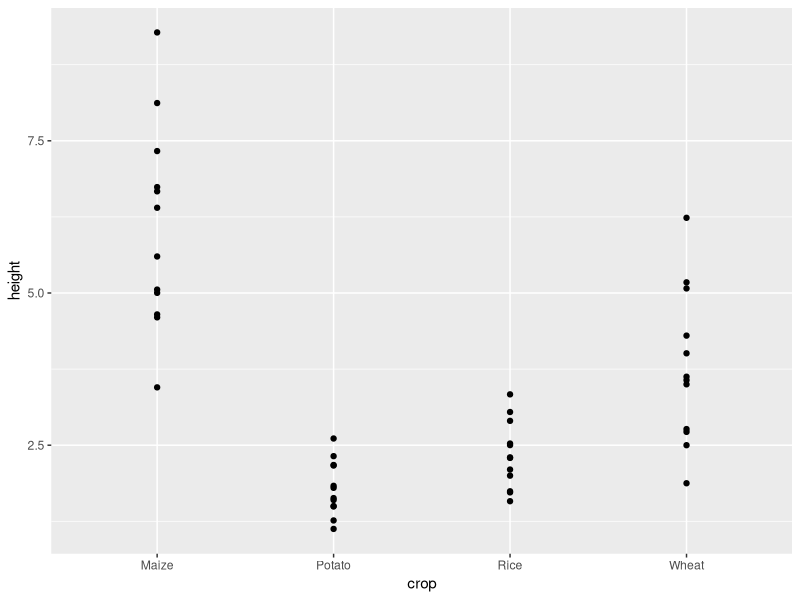
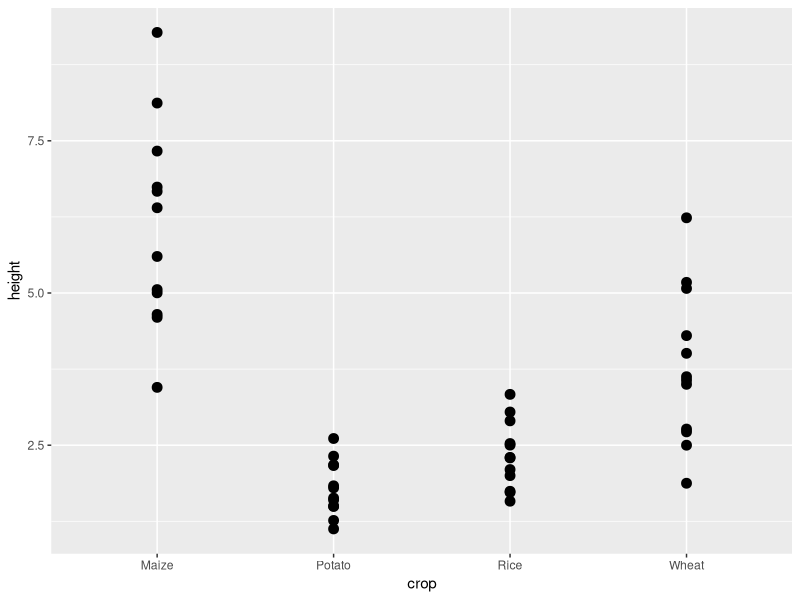
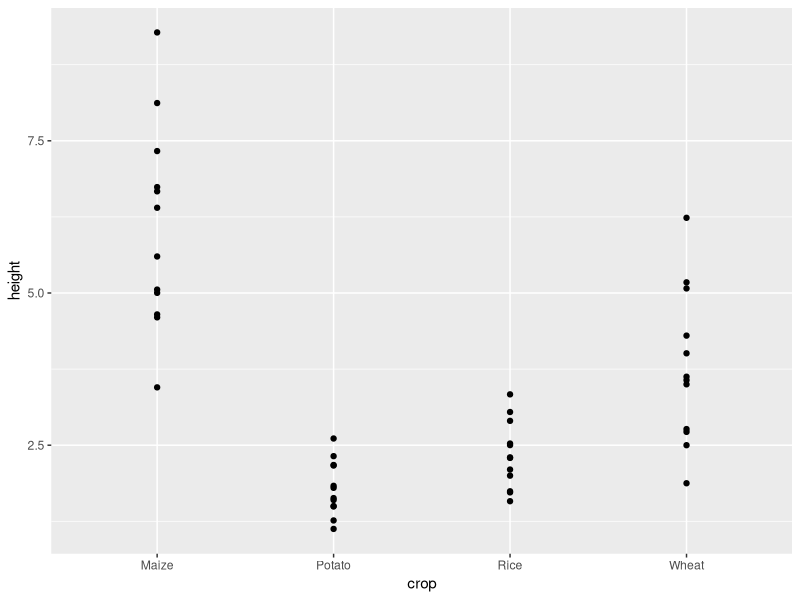
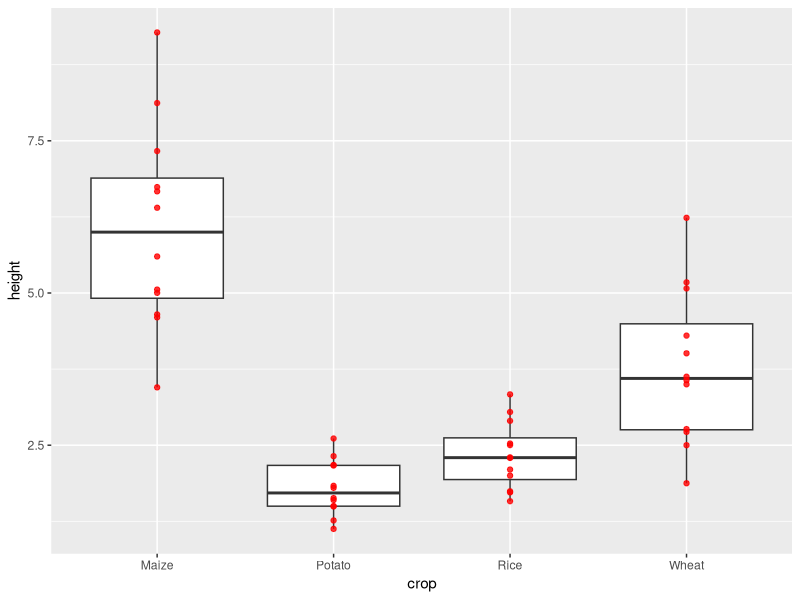
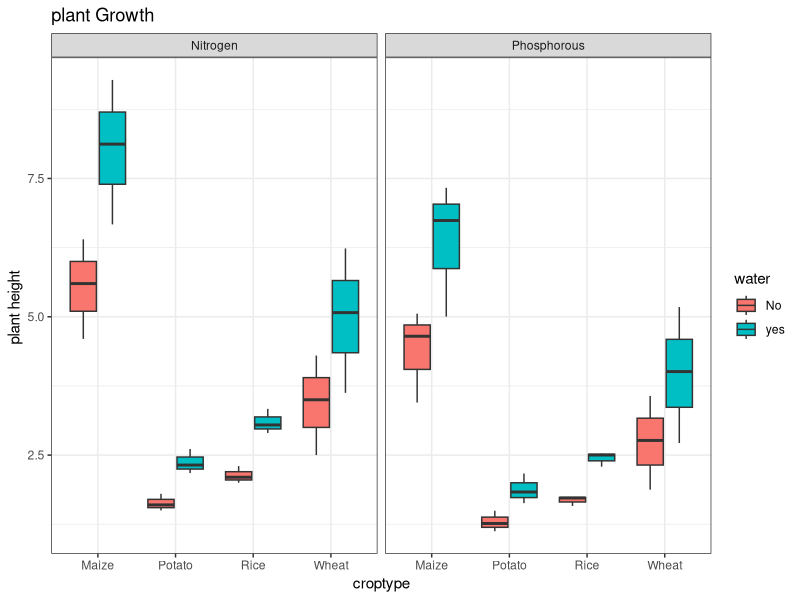
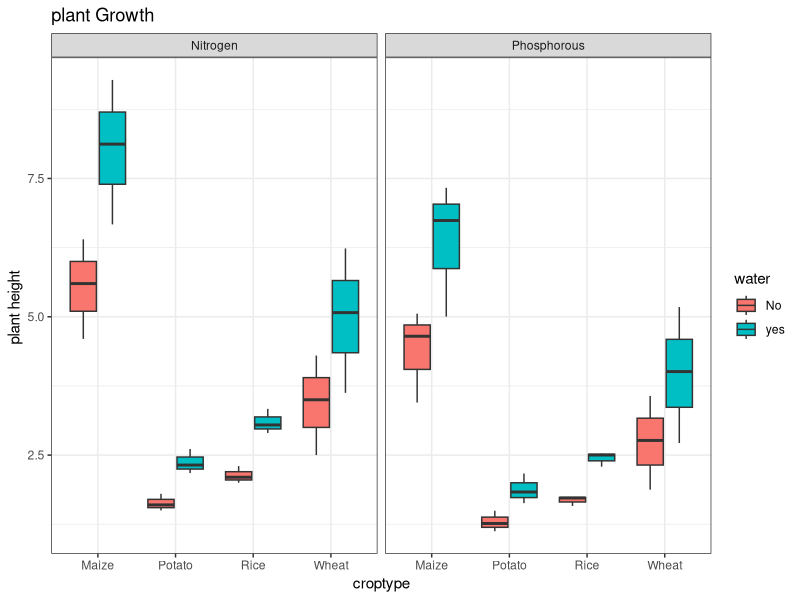
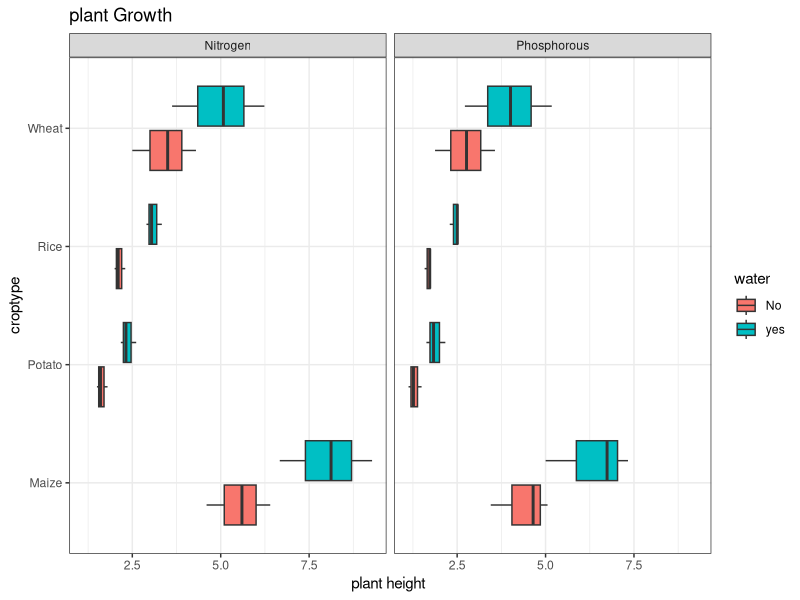

Recreate these plots in R, in order. (Note: this script raises an error after producing the figures.)
install.packages("ggplot2")
library(ggplot2)
library(readxl)
x <- read_excel("ggdata.xlsx", sheet = "gg1", 
                     col_types = c("text", "numeric", "text", 
                                   "text"))
View(x)
 

ggplot( data = x , mapping = aes(x=crop, y = height))+ geom_point()

ggplot(x, aes(crop,height)) + geom_point(size=3)

ggplot( data = x , mapping = aes(x=crop, y = height))+ geom_point()

ggplot(x, aes(crop,height)) + geom_boxplot() +geom_point(colour="red" ,
                                                         alpha=0.8)


ggplot(x, aes(crop,height, fill = water)) + 
  geom_boxplot()+
  facet_wrap(~fert.type)+ 
  labs(x ="croptype", y = "plant height ",
       title = "plant Growth")+
  theme_bw()
ggsave("ggplot.tiff", units = "in" , width = 8, height = 6, dpi = 300, compression = 'lzw')
  




ggplot(x, aes(crop,height, fill = water)) + 
  geom_boxplot()+
  facet_wrap(~fert.type)+ 
  labs(x ="croptype", y = "plant height ",
       title = "plant Growth")+
  theme_bw()+
  coord_flip()+
ggsave("ggplot.tiff", units = "in" , width = 8, height = 6, dpi = 300, compression = 'lzw')




